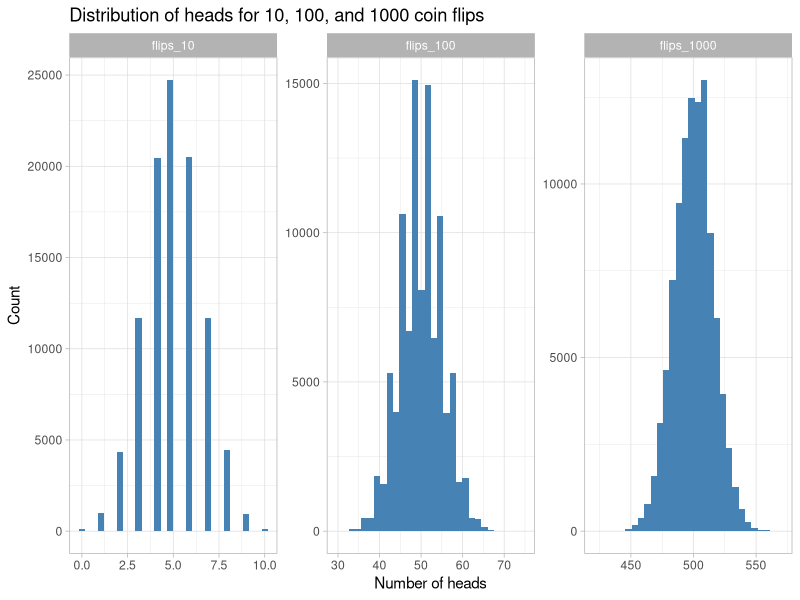
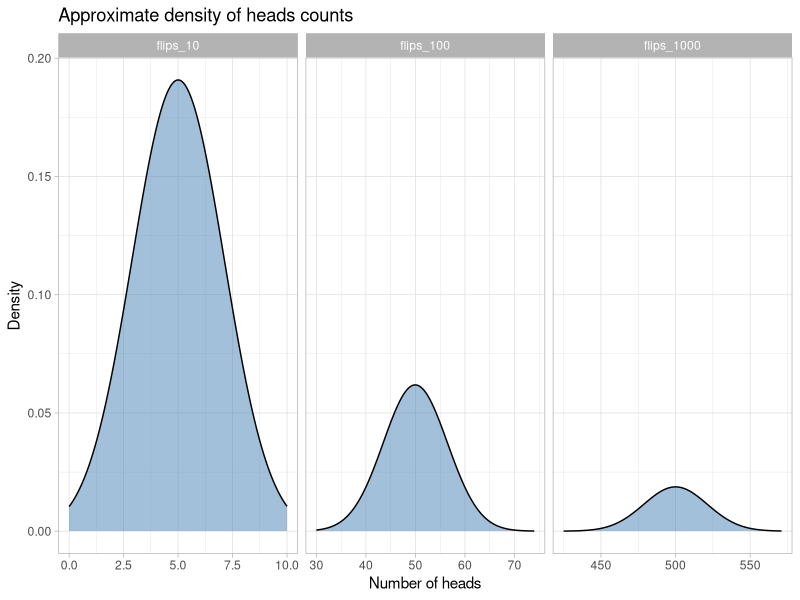
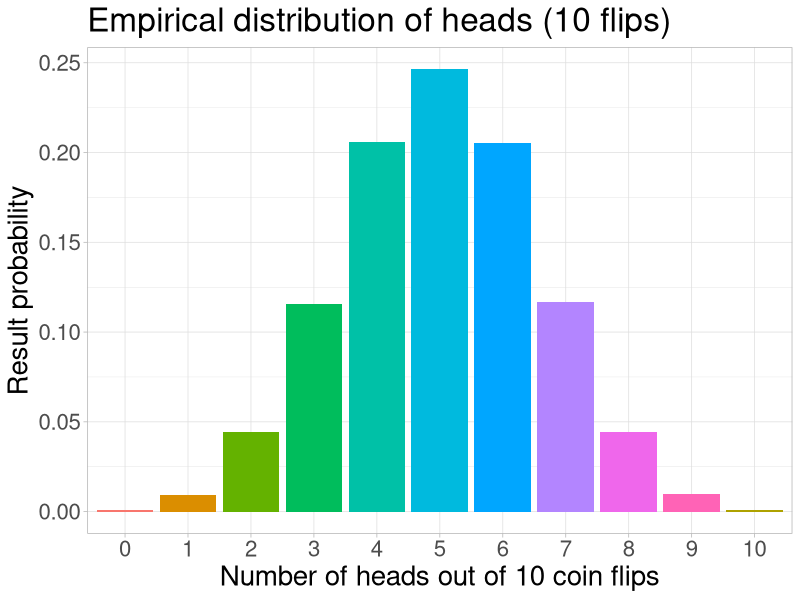
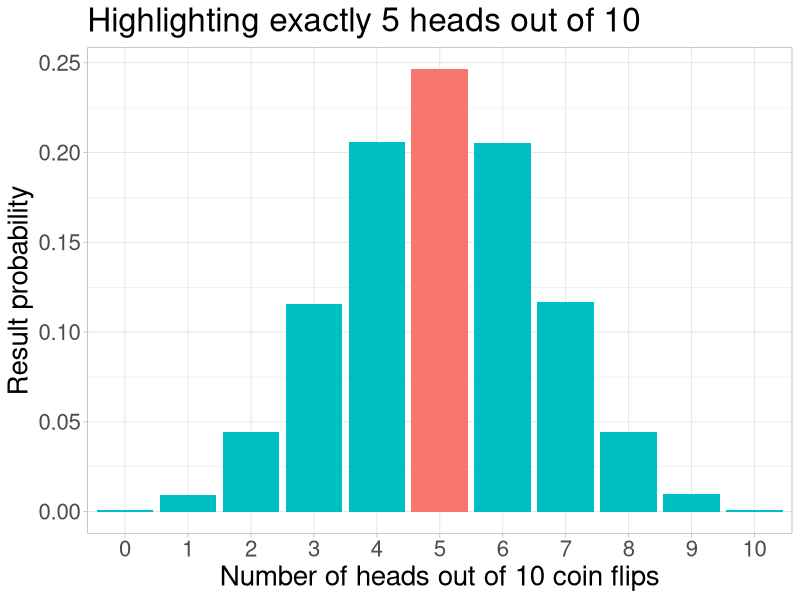
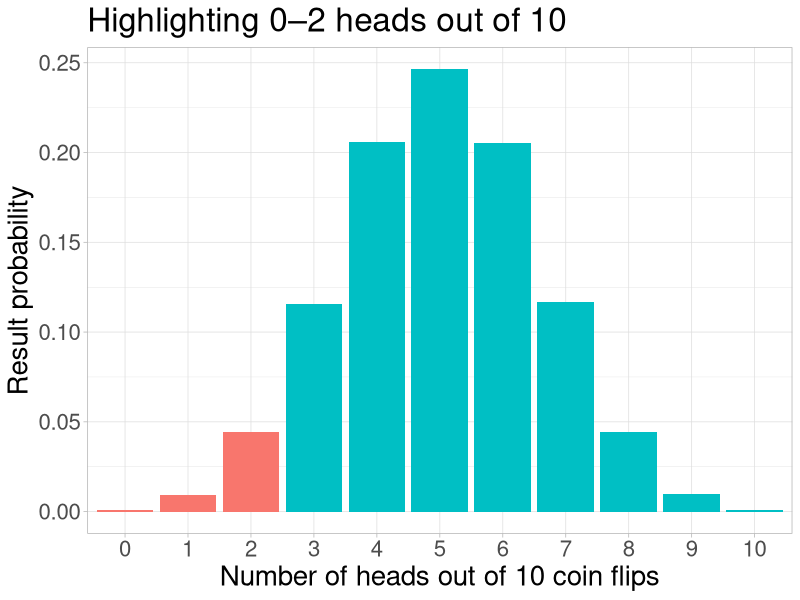
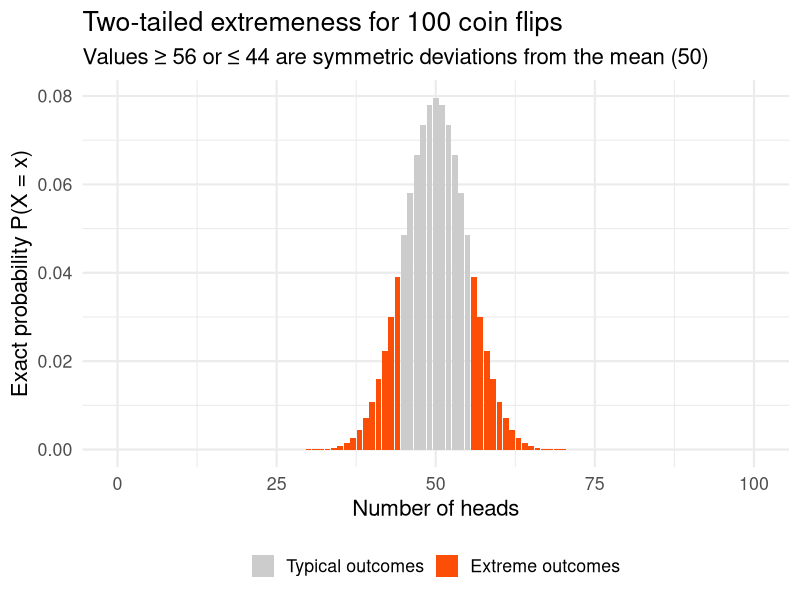

These charts were generated, in order, by the following R code:
## ---- chunk 1
library(tidyverse)
library(flextable)

theme_colors <- data.frame(
    light_blue   = "#619CFF",
    light_orange = "#ffc461"
)

theme_colors

theme_set(theme_light())
## ---- chunk 2

# One Bernoulli trial: 0 = tails, 1 = heads

rbinom(n = 1, size = 1, prob = 0.5)
## ---- chunk 3

# One coin flipped 10 times

rbinom(n = 1, size = 10, prob = 0.5)

# 10 separate flips of one coin (10 Bernoulli trials)

rbinom(n = 10, size = 1, prob = 0.5)
## ---- chunk 4

data.frame(
    flips_1 = rbinom(n = 100000, size = 1, prob = 0.5)
) %>%
    as_tibble() %>%
    rowid_to_column("id")

## ---- chunk 5
coin_flips_multiple <- data.frame(
    flips_10   = rbinom(n = 100000, size = 10,   prob = 0.5),
    flips_100  = rbinom(n = 100000, size = 100,  prob = 0.5),
    flips_1000 = rbinom(n = 100000, size = 1000, prob = 0.5)
) %>%
    as_tibble() %>%
    rowid_to_column("id") %>%
    tidyr::pivot_longer(
        cols = starts_with("flips_"),
        names_to = "n",
        values_to = "heads"
    )

coin_flips_multiple
## ---- chunk 6
coin_flips_multiple_prob <- coin_flips_multiple %>%
    group_by(n, heads) %>%
    summarise(freq = n(), .groups = "drop") %>%
    mutate(prob = freq / 100000)

coin_flips_multiple_prob
## ---- chunk 7
ggplot(coin_flips_multiple, aes(x = heads)) +
    geom_histogram(fill = "steelblue", bins = 30) +
    facet_wrap(~ n, scales = "free") +
    labs(
        x = "Number of heads",
        y = "Count",
        title = "Distribution of heads for 10, 100, and 1000 coin flips"
    )
## ---- chunk 8
ggplot(coin_flips_multiple, aes(x = heads)) +
    geom_density(fill = "steelblue", alpha = 0.5, adjust = 10) +
    facet_wrap(~ n, scales = "free_x") +
    labs(
        x = "Number of heads",
        y = "Density",
        title = "Approximate density of heads counts"
    )
## ---- chunk 9
coin_flips <- coin_flips_multiple %>%
    tidyr::pivot_wider(
        id_cols = id,
        names_from = n,
        values_from = heads
    )

coin_flips_results <- data.frame(
    table(coin_flips$flips_10),
    prop.table(table(coin_flips$flips_10)) %>% round(3),
    cumulative = cumsum(prop.table(table(coin_flips$flips_10))) %>% round(3)
) %>%
    select(-Var1.1)

names(coin_flips_results) <- c("result", "n", "prop", "cumulative")

coin_flips_results <- coin_flips_results %>%
    as.matrix() %>%
    t() %>%
    as.data.frame()

coin_flips_results <- rownames_to_column(coin_flips_results, "heads")

flextable::flextable(coin_flips_results[-1, ])
## ---- chunk 10
flips <- rbinom(n = 100000, size = 10, prob = 0.5)

sd(flips)
mean(flips)

# Sanity check: proportions must sum to 1

mean(flips == 5) + mean(flips < 5) + mean(flips > 5)
## ---- chunk 11
flips <- rbinom(n = 100000, size = 10, prob = 0.5)

flips %>%
    table() %>%
    as_tibble() %>%
    ggplot(aes(x = factor(., levels = 0:10), y = n / 100000, fill = .)) +
        geom_col() +
        theme(legend.position = "none", text = element_text(size = 20)) +
        xlab("Number of heads out of 10 coin flips") +
        ylab("Result probability") +
        ggtitle("Empirical distribution of heads (10 flips)")
## ---- chunk 12
flips %>%
    table() %>%
    as_tibble() %>%
    ggplot(aes(x = factor(., levels = 0:10), y = n / 100000, fill = !(. == 5))) +
        geom_col() +
        theme(legend.position = "none", text = element_text(size = 20)) +
        xlab("Number of heads out of 10 coin flips") +
        ylab("Result probability") +
        ggtitle("Highlighting exactly 5 heads out of 10")

mean(flips == 5)
## ---- chunk 13
flips %>%
    table() %>%
    as_tibble() %>%
    ggplot(aes(x = factor(., levels = 0:10), y = n / 100000, fill = !(factor(., levels = 0:10) %in% 0:2))) +
        geom_col() +
        theme(legend.position = "none", text = element_text(size = 20)) +
        xlab("Number of heads out of 10 coin flips") +
        ylab("Result probability") +
        ggtitle("Highlighting 0–2 heads out of 10")

mean(flips < 3)
sum(flips < 3)
## ---- chunk 14
dbinom(x = 5,  size = 10, prob = 0.5)  # exactly 5 heads out of 10
dbinom(x = 6,  size = 10, prob = 0.5)  # exactly 6 heads
dbinom(x = 10, size = 10, prob = 0.5)  # all 10 heads
## ---- chunk 15

# P(X <= 4) for X ~ Binomial(size = 10, prob = 0.5)

pbinom(q = 4, size = 10, prob = 0.5)
## ---- chunk 16
flips <- rbinom(n = 100000, size = 10, prob = 0.5)
mean(flips <= 4)

mean(rbinom(n = 100000, size = 10, prob = 0.5))
sd(rbinom(n = 100000, size = 10, prob = 0.5))
## ---- chunk 17
size <- 100  # number of coins
prob <- 0.5  # probability of heads

data.frame(
    var  = round(size * prob * (1 - prob), 3),
    sd   = round(sqrt(size * prob * (1 - prob)), 3),
    mean = size * prob
)
## ---- chunk 18

dbinom(x = 56, size = 100, prob = 0.5)

## ---- chunk 19
n <- 100
p <- 0.5

# P(X >= 56)

P_ge_56 <- sum(dbinom(x = 56:100, size = n, prob = p))

# P(X <= 44)

P_le_44 <- sum(dbinom(x = 0:44, size = n, prob = p))

# Two-tailed probability

P_ge_56 + P_le_44

## ---- chunk 20
# Compute the full binomial distribution
df <- data.frame(
  heads = 0:100,
  prob  = dbinom(0:100, size = 100, prob = 0.5)
)

df <- df %>%
  mutate(
    extreme = (heads >= 56) | (heads <= 44)   # highlight tail areas
  )

ggplot(df, aes(x = heads, y = prob, fill = extreme)) +
    geom_col() +
    scale_fill_manual(
        values = c("FALSE" = "grey80", "TRUE" = "#FC4E07"),
        labels = c("Typical outcomes", "Extreme outcomes")
    ) +
    labs(
        title = "Two-tailed extremeness for 100 coin flips",
        subtitle = "Values ≥ 56 or ≤ 44 are symmetric deviations from the mean (50)",
        x = "Number of heads",
        y = "Exact probability P(X = x)"
    ) +
        theme_minimal(base_size = 16) +
        theme(
        legend.title = element_blank(),
        legend.position = "bottom"
    )
